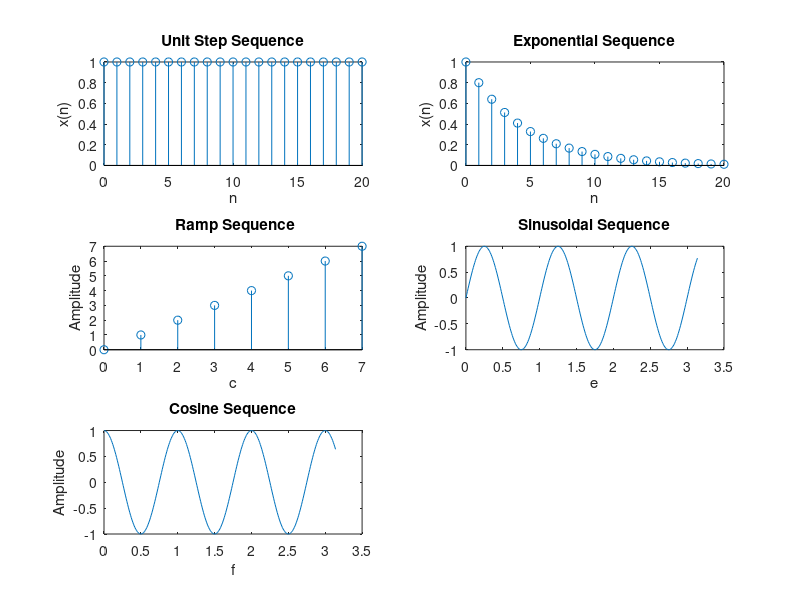

Write MATLAB code to recreate this figure.
N=21;
x=ones(1,N);
n=0:1:N-1;
subplot(3,2,1);stem(n,x);
xlabel('n');ylabel('x(n)');
title('Unit Step Sequence');

x2=0.8.^(n);
subplot(3,2,2);stem(n,x2);
xlabel('n');ylabel('x(n)');
title('Exponential Sequence');

x =7;
t=0:7;
subplot(3,2,3);stem(t,t);
xlabel('c');
ylabel('Amplitude');
title(' Ramp Sequence');

t=0:0.01:pi;
y=sin(2*pi*t);
subplot(3,2,4);
plot(t,y);
ylabel('Amplitude');
xlabel('e');
title('Sinusoidal Sequence');

t=0:0.01:pi;
y=cos(2*pi*t);
subplot(3,2,5);
plot(t,y);
ylabel('Amplitude');
xlabel('f');
title('Cosine Sequence');

